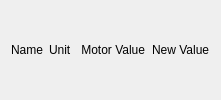
                        <widget class="QFrame" name="frame_36">
                         <property name="frameShape">
                          <enum>QFrame::NoFrame</enum>
                         </property>
                         <property name="frameShadow">
                          <enum>QFrame::Plain</enum>
                         </property>
                         <layout class="QHBoxLayout" name="horizontalLayout_19">
                          <property name="topMargin">
                           <number>2</number>
                          </property>
                          <property name="bottomMargin">
                           <number>2</number>
                          </property>
                          <item>
                           <widget class="QLabel" name="label_13">
                            <property name="sizePolicy">
                             <sizepolicy hsizetype="Preferred" vsizetype="Preferred">
                              <horstretch>4</horstretch>
                              <verstretch>0</verstretch>
                             </sizepolicy>
                            </property>
                            <property name="text">
                             <string>Name</string>
                            </property>
                           </widget>
                          </item>
                          <item>
                           <widget class="QLabel" name="label_34">
                            <property name="sizePolicy">
                             <sizepolicy hsizetype="Preferred" vsizetype="Preferred">
                              <horstretch>1</horstretch>
                              <verstretch>0</verstretch>
                             </sizepolicy>
                            </property>
                            <property name="text">
                             <string>Unit</string>
                            </property>
                           </widget>
                          </item>
                          <item>
                           <widget class="QLabel" name="label_7">
                            <property name="sizePolicy">
                             <sizepolicy hsizetype="Preferred" vsizetype="Preferred">
                              <horstretch>1</horstretch>
                              <verstretch>0</verstretch>
                             </sizepolicy>
                            </property>
                            <property name="text">
                             <string> Motor Value</string>
                            </property>
                           </widget>
                          </item>
                          <item>
                           <widget class="QLabel" name="label_6">
                            <property name="sizePolicy">
                             <sizepolicy hsizetype="Preferred" vsizetype="Preferred">
                              <horstretch>1</horstretch>
                              <verstretch>0</verstretch>
                             </sizepolicy>
                            </property>
                            <property name="text">
                             <string>New Value</string>
                            </property>
                           </widget>
                          </item>
                         </layout>
                        </widget>
